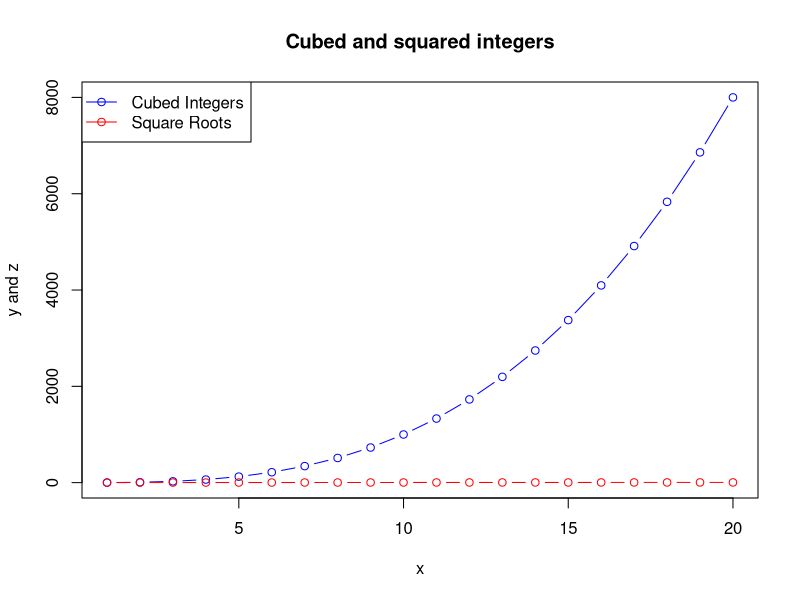

R code for this plot:
## This is a R script 
## Run this code to make a plot of x, x^3, and x^(1/2) for the integers from 1 to 20

x <- 1:20
y <- x^3
z <- x^(1/2)

plot(x,y, type = "b", main = "Cubed and squared integers", col = "blue", xlab = "x", ylab = "y and z")
lines(x,z, type = "b", main = "Square roots of integers", col = "red")

legend("topleft", legend = c("Cubed Integers", "Square Roots"),
       col = c("blue","red"), lty = 1, pch = 1)